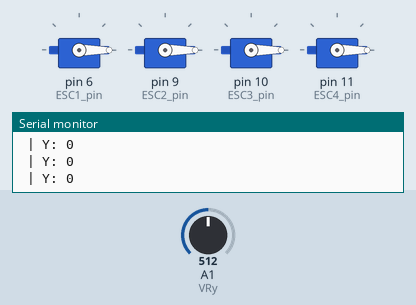
This sketch was run on a simulated Arduino Uno, built with avr-gcc and run on an emulated ATmega328P. Parts: 4 × servo, the last lines printed to the serial monitor. The test bench sets the inputs (shaded band); at power-on: A1 (VRy) = 512.

Above: at 1.2 s.
1.3 s: A1 (VRy) set to 716
At 2.0 s:
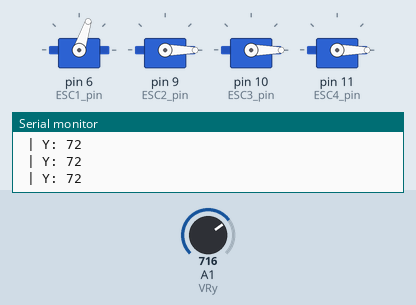
2.8 s: A1 (VRy) set to 900
At 3.5 s:
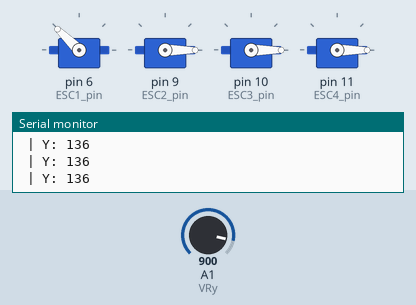
4.3 s: A1 (VRy) set to 1023
At 5.1 s:
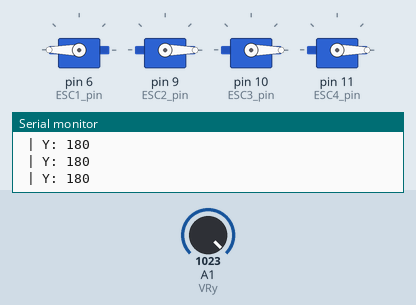
5.8 s: A1 (VRy) set to 511
At 6.8 s:
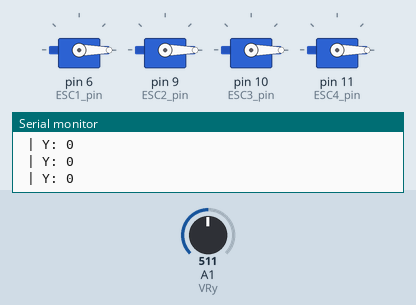
Timing chart, 0 to 8.3 s (numbered marks = the images above; inputs shaded):
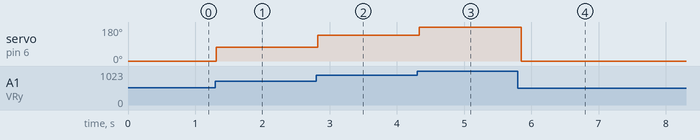

The sketch:

quadcopter.ino
```cpp
#include<Wire.h>
#include <Servo.h>

// Controller
int VRx = A0;
int VRy = A1;
int SW = 2;

int xPosition = 0;
int yPosition = 0;
int SW_state = 0;
int mapX = 0;
int mapY = 0;

// Electronic Speed Controllers
Servo ESC1;
Servo ESC2;
Servo ESC3;
Servo ESC4;
int ESC1_pin = 6; // temp val
int ESC2_pin = 9;
int ESC3_pin = 10;
int ESC4_pin = 11;

// Gyroscope
const int MPU_addr=0x68;  // I2C address of the MPU-6050
int16_t AcX,AcY,AcZ,Tmp,GyX,GyY,GyZ;

// PID Constants
float P_pitch = 0.05;
float I_pitch = 0;
int pitch_max = 0.5;

float P_yaw = 0.05;
float I_yaw = 0;
int yaw_max = 0.5;

float P_roll = 0.05;
float I_roll = 0;
int roll_max = 0.05;

void setup() {
  Serial.begin(9600);
//  startGyro();
  attachESC();

  pinMode(VRx, INPUT);
  pinMode(VRy, INPUT);
  pinMode(SW, INPUT_PULLUP);
}

void loop() {
//  pollGyro();
//  printGyroData();
//  delay(333);
  yPosition = analogRead(VRy);

  int M1Speed = yPosition;
  int M2Speed = 0;
  int M3Speed = 0;
  int M4Speed = 0;
  M1Speed = map(M1Speed, 511, 1023, 0, 180); // scales values to servo library (value between 0 and 180)
  M2Speed = map(M2Speed, 0, 1, 0, 180);
  M3Speed = map(M3Speed, 0, 1, 0, 180);
  M4Speed = map(M4Speed, 0, 1, 0, 180);
  ESC1.write(M1Speed);    // Send the signal to the ESC
  ESC2.write(M2Speed);
  ESC3.write(M3Speed);
  ESC4.write(M4Speed);
  delay(100);

  Serial.print(" | Y: ");
  Serial.println(M1Speed);
}

void startGyro(){
  Wire.begin();
  Wire.beginTransmission(MPU_addr);
  Wire.write(0x6B);  // PWR_MGMT_1 register
  Wire.write(0);     // set to zero (wakes up the MPU-6050)
  Wire.endTransmission(true);
  Serial.begin(9600);
}

void pollGyro(){
  Wire.beginTransmission(MPU_addr);
  Wire.write(0x3B);  // starting with register 0x3B (ACCEL_XOUT_H)
  Wire.endTransmission(false);
  Wire.requestFrom(MPU_addr,14,true);  // request a total of 14 registers
  AcX=Wire.read()<<8|Wire.read();  // 0x3B (ACCEL_XOUT_H) & 0x3C (ACCEL_XOUT_L)
  AcY=Wire.read()<<8|Wire.read();  // 0x3D (ACCEL_YOUT_H) & 0x3E (ACCEL_YOUT_L)
  AcZ=Wire.read()<<8|Wire.read();  // 0x3F (ACCEL_ZOUT_H) & 0x40 (ACCEL_ZOUT_L)
  Tmp=Wire.read()<<8|Wire.read();  // 0x41 (TEMP_OUT_H) & 0x42 (TEMP_OUT_L)
  GyX=Wire.read()<<8|Wire.read();  // 0x43 (GYRO_XOUT_H) & 0x44 (GYRO_XOUT_L)
  GyY=Wire.read()<<8|Wire.read();  // 0x45 (GYRO_YOUT_H) & 0x46 (GYRO_YOUT_L)
  GyZ=Wire.read()<<8|Wire.read();  // 0x47 (GYRO_ZOUT_H) & 0x48 (GYRO_ZOUT_L)
}

void printGyroData(){
  Serial.print(" AcX = "); Serial.print(AcX);
  Serial.print(" | AcY = "); Serial.print(AcY);
  Serial.print(" | AcZ = "); Serial.print(AcZ);
  Serial.print(" | Tmp = "); Serial.print(Tmp/340.00+36.53);  //equation for temperature in degrees C from datasheet
  Serial.print(" | GyX = "); Serial.print(GyX);
  Serial.print(" | GyY = "); Serial.print(GyY);
  Serial.print(" | GyZ = "); Serial.println(GyZ);
}

void attachESC(){
  // (pin, min pulse width, max pulse width in microseconds)
  ESC1.attach(ESC1_pin, 1000, 2000);
  ESC2.attach(ESC2_pin, 1000, 2000);
  ESC3.attach(ESC3_pin, 1000, 2000);
  ESC4.attach(ESC4_pin, 1000, 2000);
}
```

Measured:
- after the input at 1.3 s, servo on pin 6 (ESC1_pin): 0° → 72° at once
- after the input at 2.8 s, servo on pin 6 (ESC1_pin): 72° → 136° at once
- after the input at 4.3 s, servo on pin 6 (ESC1_pin): 136° → 180° at once
- after the input at 5.8 s, servo on pin 6 (ESC1_pin): 180° → 0° after 0.05 s
